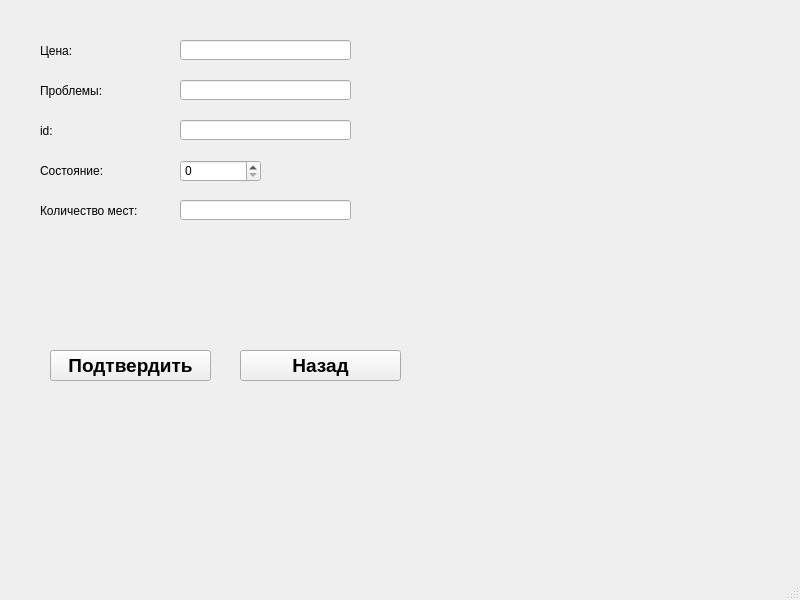
<?xml version="1.0" encoding="UTF-8"?>
<ui version="4.0">
 <class>InputTruckWindow</class>
 <widget class="QMainWindow" name="InputTruckWindow">
  <property name="geometry">
   <rect>
    <x>0</x>
    <y>0</y>
    <width>800</width>
    <height>600</height>
   </rect>
  </property>
  <property name="windowTitle">
   <string>MainWindow</string>
  </property>
  <widget class="QWidget" name="centralwidget">
   <widget class="QLabel" name="label">
    <property name="geometry">
     <rect>
      <x>40</x>
      <y>40</y>
      <width>81</width>
      <height>21</height>
     </rect>
    </property>
    <property name="text">
     <string>Цена:</string>
    </property>
   </widget>
   <widget class="QLineEdit" name="lineEdit_2">
    <property name="geometry">
     <rect>
      <x>180</x>
      <y>80</y>
      <width>171</width>
      <height>20</height>
     </rect>
    </property>
   </widget>
   <widget class="QLabel" name="label_5">
    <property name="geometry">
     <rect>
      <x>40</x>
      <y>200</y>
      <width>101</width>
      <height>21</height>
     </rect>
    </property>
    <property name="text">
     <string>Количество мест:</string>
    </property>
   </widget>
   <widget class="QLabel" name="label_4">
    <property name="geometry">
     <rect>
      <x>40</x>
      <y>160</y>
      <width>81</width>
      <height>21</height>
     </rect>
    </property>
    <property name="text">
     <string>Состояние:</string>
    </property>
   </widget>
   <widget class="QLineEdit" name="lineEdit">
    <property name="geometry">
     <rect>
      <x>180</x>
      <y>40</y>
      <width>171</width>
      <height>20</height>
     </rect>
    </property>
   </widget>
   <widget class="QLabel" name="label_3">
    <property name="geometry">
     <rect>
      <x>40</x>
      <y>120</y>
      <width>81</width>
      <height>21</height>
     </rect>
    </property>
    <property name="text">
     <string>id:</string>
    </property>
   </widget>
   <widget class="QSpinBox" name="spinBox">
    <property name="geometry">
     <rect>
      <x>180</x>
      <y>160</y>
      <width>81</width>
      <height>22</height>
     </rect>
    </property>
   </widget>
   <widget class="QPushButton" name="pushButton">
    <property name="geometry">
     <rect>
      <x>50</x>
      <y>350</y>
      <width>161</width>
      <height>31</height>
     </rect>
    </property>
    <property name="font">
     <font>
      <pointsize>14</pointsize>
      <weight>75</weight>
      <bold>true</bold>
     </font>
    </property>
    <property name="text">
     <string>Подтвердить</string>
    </property>
   </widget>
   <widget class="QLineEdit" name="lineEdit_4">
    <property name="geometry">
     <rect>
      <x>180</x>
      <y>200</y>
      <width>171</width>
      <height>20</height>
     </rect>
    </property>
   </widget>
   <widget class="QLabel" name="label_2">
    <property name="geometry">
     <rect>
      <x>40</x>
      <y>80</y>
      <width>81</width>
      <height>21</height>
     </rect>
    </property>
    <property name="text">
     <string>Проблемы:</string>
    </property>
   </widget>
   <widget class="QPushButton" name="pushButton_2">
    <property name="geometry">
     <rect>
      <x>240</x>
      <y>350</y>
      <width>161</width>
      <height>31</height>
     </rect>
    </property>
    <property name="font">
     <font>
      <pointsize>14</pointsize>
      <weight>75</weight>
      <bold>true</bold>
     </font>
    </property>
    <property name="text">
     <string>Назад</string>
    </property>
   </widget>
   <widget class="QLineEdit" name="lineEdit_3">
    <property name="geometry">
     <rect>
      <x>180</x>
      <y>120</y>
      <width>171</width>
      <height>20</height>
     </rect>
    </property>
   </widget>
  </widget>
  <widget class="QMenuBar" name="menubar">
   <property name="geometry">
    <rect>
     <x>0</x>
     <y>0</y>
     <width>800</width>
     <height>21</height>
    </rect>
   </property>
  </widget>
  <widget class="QStatusBar" name="statusbar"/>
 </widget>
 <resources/>
 <connections/>
</ui>
